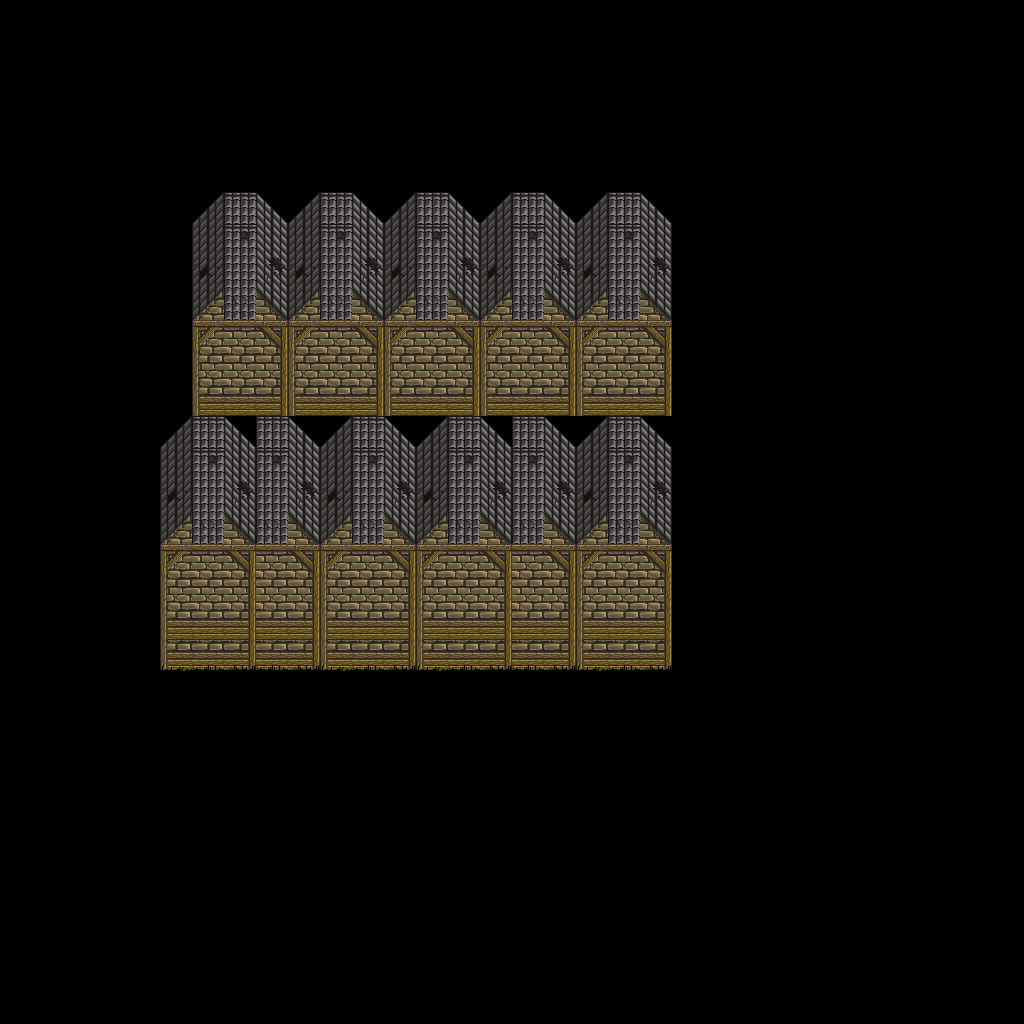

The image is a tile-based game level rendered from a .tmx file. Its description and source (layers, tilesets, objects; grid data summarised) follow:
An orthogonal 32x32 tile map with 32x32 px tiles, 1 tile layer (Tile Layer 1).

<map version="1.0" tiledversion="1.0.2" orientation="orthogonal" renderorder="right-down" width="32" height="32" tilewidth="32" tileheight="32" nextobjectid="1">
 <tileset firstgid="1" source="NewTown.tsx" />
 <layer name="Tile Layer 1" width="32" height="32">
  <data>[1024 cells, 233 non-empty, 24 distinct tile ids]</data>
 </layer>
</map>
